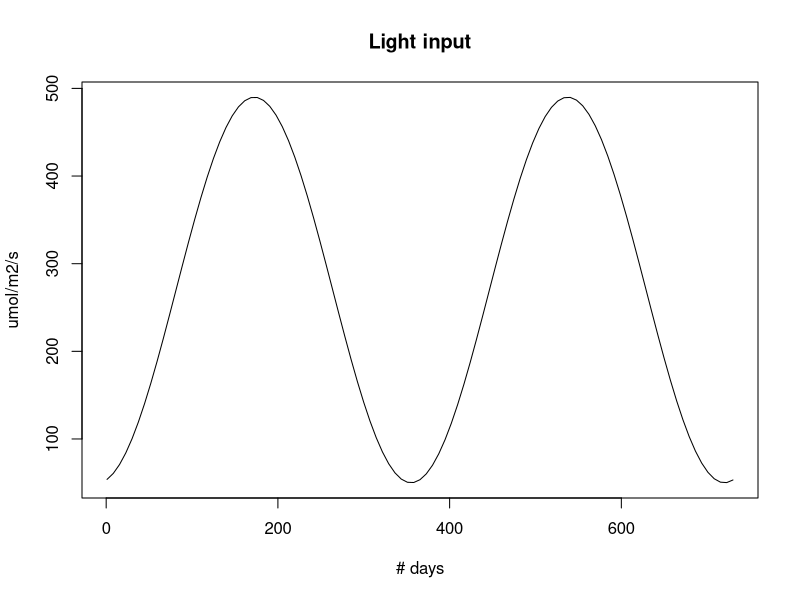
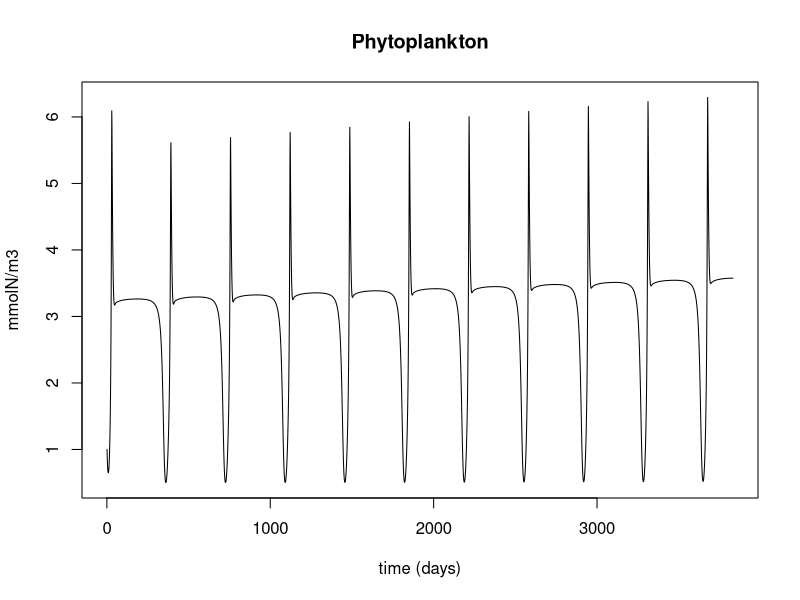

The R source for these figures, in order:
## ---- chunk 1
knitr::opts_chunk$set(echo = TRUE)
## ---- chunk 2
light_function <- function(x){
  t <- x
  0.5 * (540 + 440 * sin(2 * pi * t / 365 - 1.4))
}

curve(light_function(x), 
      from = 1, to = 730, 
      ylab = "umol/m2/s", 
      xlab = "# days", 
      main = "Light input")

NPZD_model <- function(t, states, parms){
  
  #unpack states
  PHYTO <- states[1]
  ZOO <- states[2]
  DET <- states[3]
  DIN <- states[4]
  
  #unpack parms
  maxUptake <- parms[1]
  kspar <- parms[2] #Sunlight Limiting
  ksdin <- parms[3] #Nitrogen limiting
  maxGrazing <- parms[4]
  ksphyto <- parms[5]
  pFeces <- parms[6] #proportion of waste to feces
  excretionRate <- parms[7]
  mortalityRate <- parms[8]
  mineralizationRate <- parms[9]
  Chl_Nratio <- parms[10]
  DINimport <- parms[11] #Inputs to DIN pool from agriculture
  DINexport <- parms[12] #Outlet from Lake into Stream
  
  #Calculate the environment (note that this depends on time)
  #50% of light is PAR
  PAR <- 0.5 * (540 + 440 * sin(2 * pi * t / 365 - 1.4)) 
  
  #calculate fluxes
  fDIN <- (DIN / (DIN + ksdin))
  fLight <- PAR / (PAR + kspar)
  uptake <- maxUptake * PHYTO * fDIN * fLight #min(c(fDIN, fLight))
  
  fPHYTO <- PHYTO / (PHYTO + ksphyto)
  grazing <- maxGrazing * ZOO * fPHYTO
  
  feces_production <- grazing * pFeces
  
  excretion <- excretionRate * ZOO
  
  zoo_mortality <- mortalityRate * ZOO^2
  
  mineralization <- mineralizationRate * DET
  
  #calculate extra outputs
  Chlorophyll <- PHYTO * Chl_Nratio
  
  #calculate derivatives
  dPHYTO_dt <- uptake - grazing
  dZOO_dt <- grazing - feces_production - zoo_mortality - excretion
  dDETRITUS_dt <- zoo_mortality + feces_production - mineralization
  dDIN_dt <- excretion + mineralization - uptake + DINimport - DINexport

 #return the list of derivatives plus any other variables that you are interested in
  
  return(list(c(dPHYTO_dt = dPHYTO_dt, # the rates of change
                dZOO_dt = dZOO_dt,
                dDETRITUS_dt = dDETRITUS_dt,
                dDIN_dt = dDIN_dt),
              # other output variables
              c(Chlorophyll = Chlorophyll, 
                PAR = PAR)))         
}


## ---- chunk 3

parms <- c(
  1.0,  #maxUptake (N m-3 day-1)
  120,  #kspar 
  0.5,  #ksdin 
  1.0,  #maxGrazing (N m-3 day-1)
  1.0,    #ksphyto 
  0.3,  #pFaeces 
  0.1,  #excretionRate (N m-3 day-1)
  0.4,  #mortalityRate (N m-3 day-1)
  0.1,  #mineralizationRate (N m-3 day-1)
  1.0,  #Chl_Nratio 
  .00139, #Turnover rate (m-3 day-1)
  .0012 # DIN input (N m-3 day-1)
  )    
## ---- chunk 4
#INSERT INITIAL CONDITIONS HERE
yini <- c(
  PHYTO = 1, #mmolN m-3
  ZOO = 0.8, #mmolN m-3
  DETRITUS = 1, #mmolN m-3
  DIN = 9) #mmolN m-3

library(deSolve)

simulation_time <- (365 * 10) + (365/2)
dt <- 1
times <- seq(1, simulation_time, by = dt)

output <- ode(y = yini, times = times, func = NPZD_model, parms = parms, method = "ode45")

## ---- chunk 5

#Plot the model output
#First convert output to a data frame
output <- as.data.frame(output)
#par(mfrow = c(1, 2))
#plot(times, output$PAR, xlab = "time (days)", ylab = "umol/m2/s", main = "PAR", type = "l")
plot(times, output$PHYTO, xlab="time (days)", ylab ="mmolN/m3", main = "Phytoplankton", type = "l")

output$PHYTO[3832.5]

## ---- chunk 6


## ---- chunk 7


## ---- chunk 8
